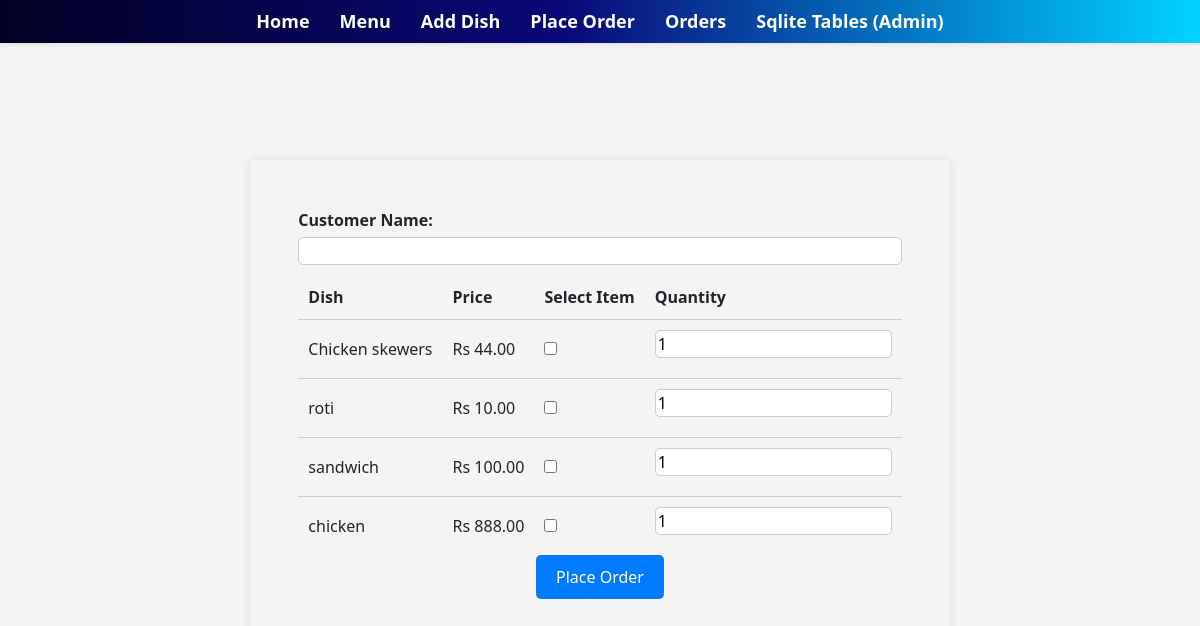
Page /menu/take_order/ on the committed database.
### zomatoapp/models.py (models this page shows, shortened)
class Dish(models.Model):
    dish_name = models.CharField(max_length=100)
    price = models.DecimalField(max_digits=5, decimal_places=2)
    availability = models.BooleanField(default=True)
    image_url = models.CharField(max_length=100000)

### zomatoapp/views.py (the view)
# urls.py: path('menu/take_order/', views.load_order_form, name='load_order_form'),
def load_order_form(request):
    form = OrderForm(request.POST or None)
    dishes = Dish.objects.filter(availability=True)
    if request.method == 'POST':
        selected_dishes = request.POST.getlist('dishes')
        form.fields['dishes'].queryset = Dish.objects.filter(pk__in=selected_dishes)
    return render(request, 'menu/take_order.html', {'form': form, 'dishes': dishes})

### zomatoapp/forms.py
class OrderForm(forms.Form):
    customer_name = forms.CharField(max_length=100, required=True)
    dishes = forms.ModelMultipleChoiceField(
        queryset=Dish.objects.filter(availability=True),
        widget=forms.CheckboxSelectMultiple
    )

### zomatoapp/templates/menu/take_order.html (shortened to what this page needs)
{% extends "menu/base.html" %}
{% block content %}
<div id="container">
    <form method="post" action="{% url 'menu:place_order' %}" class="order-form">
        <label for="{{ form.customer_name.id_for_label }}">Customer Name:</label>
        {{ form.customer_name }}
        <table>
            <thead>
                <tr>
                    <th>Dish</th>
                    <th>Price</th>
                    <th>Select Item</th>
                    <th>Quantity</th>
                </tr>
            </thead>
            <tbody>
                {% for dish in dishes %}
                <tr>
                    <td>{{ dish.dish_name }}</td>
                    <td>Rs {{ dish.price }}</td>
                    <td>
                        <input type="checkbox" name="dishes" value="{{ dish.pk }}">
                    </td>
                    <td>
                        <input type="number" name="quantity_{{ dish.pk }}" value="1" min="1" class="quantity-input">
                    </td>
                </tr>
                {% endfor %}
            </tbody>
        </table>
        <button type="submit">Place Order</button>
    </form>
</div>
{% endblock %}

### zomatoapp/templates/menu/base.html (style rules this page uses)
body { margin: 0; font-family: 'Segoe UI', Tahoma, Geneva, Verdana, sans-serif; background-color: #f4f4f4; }

### zomatoapp/templates/menu/take_order.html (style rules this page uses)
#container { display: flex; justify-content: center; align-items: center; height: 90vh; }
.order-form { max-width: 800px; margin: auto; padding: 4%; box-shadow: 0 0 10px rgba(0, 0, 0, 0.1); border-radius: 5px; overflow-x: auto; }
.order-form label { font-weight: bold; display: block; margin-bottom: 5px; }
.order-form input[type="text"], .order-form input[type="number"] { width: 100%; border: 1px solid #ccc; border-radius: 5px; margin-bottom: 10px; }
.order-form input[type="checkbox"] { margin-top: 0; margin-right: 5px; }
.order-form table { width: 100%; border-collapse: collapse; }
.order-form th { font-weight: bold; text-align: left; padding: 10px; background-color: #f5f5f5; }
.order-form td { padding: 10px; border-top: 1px solid #ccc; }
.order-form button[type="submit"] { background-color: #007bff; color: #fff; padding: 10px 20px; border: none; border-radius: 5px; cursor: pointer; display: block; margin: 0 auto; }

### rows in the picture
Dish: dish_name "Chicken skewers", price "44.00"
Dish: dish_name "roti", price "10.00"
Dish: dish_name "sandwich", price "100.00"
Dish: dish_name "chicken", price "888.00"
